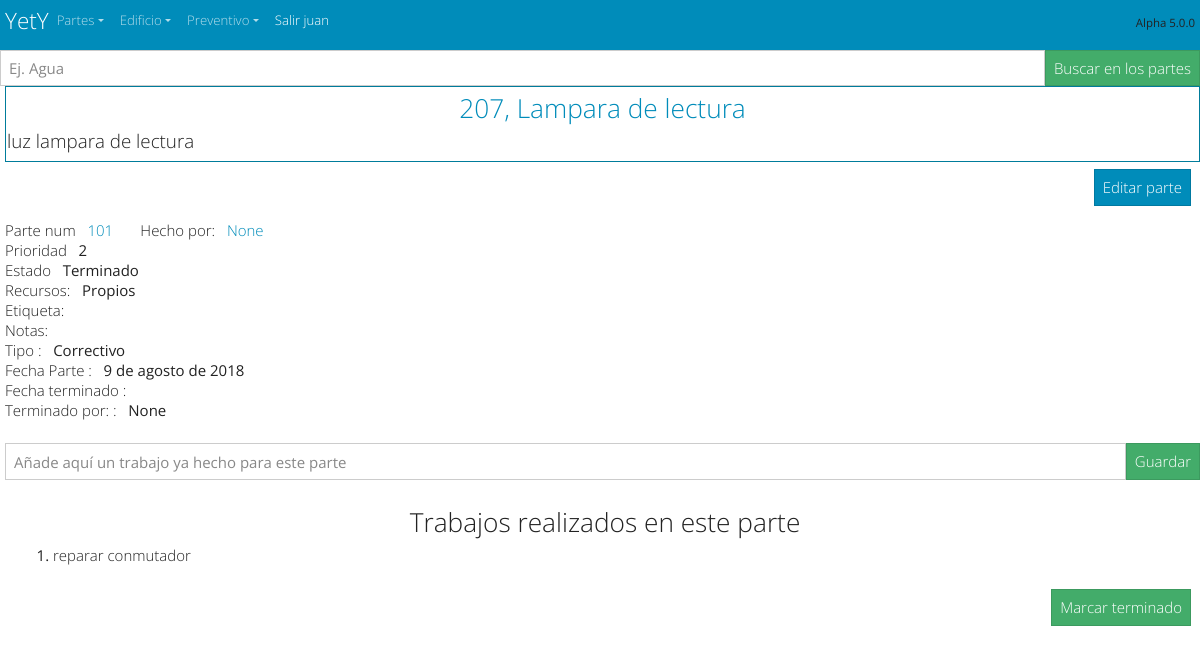
The app's page /partes/101 (signed in) with its own data.
### partes/models.py (models this page shows, shortened)
class Ot_Parte(models.Model):
    num_ot=models.AutoField(primary_key=True, verbose_name='numero de Ot', help_text="numero de orden de trabajo")
    ubicacion_ot=models.ForeignKey('Ot_Ubicaciones',max_length=30,verbose_name='Ubicación', help_text="Numero de Habitación o ubicación",on_delete=models.SET_NULL,null=True)
    elemento_ot =models.ForeignKey('Ot_Elementos',  max_length=30,verbose_name='Elemento',  help_text="Elemento, Objeto o Aparato",      on_delete=models.SET_NULL,null=True)
    descripcion_ot=models.CharField(max_length=300,verbose_name='Descripción', help_text="Descripción del problema")
    fecha_ot=models.DateField(auto_now_add=True,verbose_name='Fecha del parte')
    fecha_cambio_ot=models.DateField(auto_now=True,verbose_name='Fecha del ultimo cambio')
    fecha_hora_cambio_ot=models.DateTimeField(auto_now=True,verbose_name='Fecha y hora del ultimo cambio')
    fecha_hora_terminado_ot=models.DateTimeField(null=True,blank=True, verbose_name='Fecha y hora de la terminacion del parte', )
    PRIORIDADES=(('1','Urgente') ,('2','Provoca daños') , ('3','Molesta al cliente' ), ('4', 'Mala imagen' ),('5','Legal'))
    prioridad_ot=models.CharField(max_length=30, blank=True, default='1',choices=PRIORIDADES)
    ESTADOS_DE_OT=[ ('Pendiente','Pendiente'),('En Curso','En Curso'),('Terminado','Terminado'), ("Inversion","Inversion"), ('En espera','En espera'), ("Otro","Otro")]
    estado_ot=models.CharField (max_length=30,default='Pendiente', choices=ESTADOS_DE_OT)
    RECURSOS_PROP_O_EXT=[('Propios','Recursos Propios'), ('externos','Recursos externos'),('mixtos','mixtos') ]
    recursos_ot=models.CharField (max_length=30,default='Propios', choices=RECURSOS_PROP_O_EXT)#(Recursos propios o externos)
    etiqueta_ot=models.CharField( default='',blank=True, max_length=30,help_text="Poner una etiqueta a este parte")
    notas_ot=models.CharField(default='',max_length=30, blank=True, help_text="Poner una nota a este parte") #        falta por definir (Nota para relacionar)
    CORRECTIVO_PREVENTIVO_LEGAL_SERVICIO=[('Correctivo','Correctivo'),('Preventivo','Preventivo'),('Legal','Legal'),('Servicio o Ayuda','Servicio o Ayuda'),('Atencion cliente','Atencion cliente')]
    tipo_aviso_ot=models.CharField(max_length=30,default='Correctivo',choices=CORRECTIVO_PREVENTIVO_LEGAL_SERVICIO) # correctivo, preventivo, servicio
    Usuario_ot=models.ForeignKey(User,related_name="Usuario_ot",default=1,on_delete=models.SET_NULL, null=True,blank=True,help_text="usuario que ha hecho este parte")
    Tecnico_ot=models.ForeignKey(User,related_name="Tecnico_ot",default=1,on_delete=models.SET_NULL, null=True,blank=True, help_text="Tecnico que tiene este parte")
    Tecnico_fin_parte_ot=models.ForeignKey(User,related_name="Tecnico_fin_parte_ot",default=1,on_delete=models.SET_NULL, null=True,blank=True,  help_text="Tecnico que tiene este parte")
    borrame_ot=models.CharField(default='',max_length=30, blank=True, help_text="Poner una nota a este parte") #        falta por definir (Nota para relacionar)
    class Meta:
        ordering = ["-num_ot"]

class Ot_Ubicaciones(models.Model):
    ubicacion_ub=models.CharField(primary_key=True, max_length=30)
    class Meta:
        ordering = ['ubicacion_ub']
    def __str__(self):
        return '{}'.format(self.ubicacion_ub)

class Ot_Elementos(models.Model):
    elemento_el=models.CharField(primary_key=True, max_length=30)
    elemento_en_hab=models.BooleanField(default= False,  verbose_name='Está en hab?',  help_text="Está en hab?")
    elemento_en_AyB=models.BooleanField(default= False,  verbose_name='Está en AyB?',  help_text="Está en AyB?")
    elemento_en_varios=models.BooleanField(default= False,  verbose_name='Está en varios?',  help_text="Está en varios?")
    class Meta:
        ordering = ["elemento_el"]
    def __str__(self):
        return '{}'.format(self.elemento_el)

class Ot_Trabajos(models.Model):
    num_tra=models.AutoField(primary_key=True,verbose_name='Numero TRA', help_text="Numero de Trabajo")
    num_ot_tra=models.ForeignKey('Ot_Parte',verbose_name='Num de parte', help_text="Num de parte",on_delete=models.CASCADE)
    descripcion_tra=models.CharField(max_length=300,verbose_name='Descripción', help_text="Descripción del Trabajo")
    fecha_tra=models.DateField(auto_now_add=True,verbose_name='Fecha del trabajo')
    fecha_cambio_tra=models.DateField(auto_now=True,verbose_name='Fecha del ultimo cambio')
    fecha_hora_cambio_tra=models.DateTimeField(auto_now=True,verbose_name='Fecha y hora del ultimo cambio')
    Usuario_tra=models.ForeignKey(User,related_name="Usuario_tra",default=1,on_delete=models.SET_NULL, null=True,blank=False,help_text="usuario que ha hecho este trabajo")
    class Meta:
        ordering = ["-fecha_cambio_tra"]

### partes/views.py (the view)
def DetalleParte(request,pk):
    ot_parte = Ot_Parte.objects.get(num_ot=pk)
    Lista_trabajos = Ot_Trabajos.objects.filter(num_ot_tra=pk).order_by('-fecha_hora_cambio_tra')
    if request.method == "POST":
        form = Trabajo_nuevo_en_parte (request.POST)
        print("----------------------------------------")
        print(form)
        if form.is_valid():
            print("+++++++++++++++++++++++++++++")
            form.save()
        return redirect('Detalle_Parte',pk)
    else:
        form=Trabajo_nuevo_en_parte(initial={'num_ot_tra': pk})
    form_trabajos=form
    return render (request,'ot_parte_detail.html',{"ot_parte":ot_parte,'form_trabajos':Lista_trabajos,"form_trabajo_nuevo":form_trabajos})

### partes/forms.py
class Trabajo_nuevo_en_parte(forms.ModelForm):
    class Meta:
        model=Ot_Trabajos
        ordering = ["-fecha_cambio_tra"]
        fields= [
            'num_ot_tra',
            'descripcion_tra'
        ]
        widgets={
            'num_ot_tra':forms.TextInput(attrs={'class':'form-control'} ),
            'descripcion_tra':forms.TextInput(attrs={'class':'form-control','placeholder': 'Añade aquí un trabajo ya hecho para este parte'}),
         }
        labels={
             'num_ot_tra':'Numero de parte',
             'descripcion_tra':'Descripcion de trabajo',
          }

### partes/templates/ot_parte_detail.html (shortened to what this page needs)
<!doctype html>
<html lang="es">
{% extends "start.html" %}
{% block content %}
{% load static %}
<link rel="stylesheet" href="{% static '/css/partes.css' %}">
<form action="/partes/encontrar_partes/" method="get">
    <div style= "display: flex;  justify-content: center; ">
              <input class="form-control" type="text" name="palabra" placeholder="Ej. Agua">
              <input class="btn btn-success"     type="submit" value="Buscar en los partes">
    </div>
</form>
<div style="padding-left: 5px">
    <div class="cabecera"><a href='/partes/ubicacion/{{ ot_parte.ubicacion_ot}}'><h3> {{ ot_parte.ubicacion_ot }}</a><a href='/partes/elemento/{{ ot_parte.elemento_ot }}'>,    {{ ot_parte.elemento_ot }}</h3> </a><h5>  {{ ot_parte.descripcion_ot}}  </h5></div>
    <div style= "display: flex; justify-content: right;" class="btn"> <a href="edit/{{ ot_parte.pk }}" class="btn btn-primary">Editar parte</a></div>
    <div style= "display: flex; justify-content: left;height: 20px;"><a><h6>Parte num</h6> </a> &nbsp; &nbsp; <a href='edit/{{ ot_parte.pk }}'  >{{ ot_parte.pk }} </a>&nbsp; &nbsp; &nbsp; &nbsp; <h6>Hecho por:</h6> </a> &nbsp; &nbsp; <a href='usuario/{{ user }}'  >{{ ot_parte.Usuario_ot }} </a></div>
    <div style= "display: flex; justify-content: left;height: 20px;"><a><h6>Prioridad</h6> </a>  &nbsp; &nbsp; <a><strong> {{ ot_parte.prioridad_ot }}</strong></a></div>
    <div style= "display: flex; justify-content: left;height: 20px;"><a><h6>Estado </h6></a> &nbsp; &nbsp; <a><strong>{{ ot_parte.estado_ot }}</strong></a></div>
    <div style= "display: flex; justify-content: left;height: 20px;"><a><h6>Recursos: </h6></a>&nbsp; &nbsp; <a><strong>{{ ot_parte.recursos_ot }}</strong></a></div>
    <div style= "display: flex; justify-content: left;height: 20px;"><a><h6>Etiqueta:</h6></a>&nbsp; &nbsp; <a><strong>{{ ot_parte.etiqueta_ot }}</strong></a></div>
    <div style= "display: flex; justify-content: left;height: 20px;"><a><h6>Notas:</h6></a>&nbsp; &nbsp;<a><strong>{{ ot_parte.notas_ot }}</strong></a></div>
    <div style= "display: flex; justify-content: left;height: 20px;"><a><h6>Tipo :</h6></a>&nbsp; &nbsp;<a><strong>{{ ot_parte.tipo_aviso_ot }}</strong></a></div>
    <div style= "display: flex; justify-content: left;height: 20px;"><a><h6>Fecha Parte : </h6></a>&nbsp; &nbsp;<a><strong>{{ ot_parte.fecha_ot }}</strong></a></div>
    <div style= "display: flex; justify-content: left;height: 20px;"><a><h6>Fecha terminado : </h6></a>&nbsp; &nbsp;<a><strong>{{ ot_parte.fecha_hora_terminado_ot|date:" d  M Y"  }}</strong></div>
    <div style= "display: flex; justify-content: left;height: 20px;"><a><h6>Terminado por: : </h6></a>&nbsp; &nbsp;<a><strong>{{ ot_parte.Tecnico_fin_parte_ot }}</strong>
</div>
<br>
<form method="POST" class="post-form">{% csrf_token %}
    <div style= "display: flex; justify-content: center;">
         {{form_trabajo_nuevo.descripcion_tra}}          <button type="submit" class="btn btn-success">Guardar</button>
    </div>
</form>
<br>
<div>
    <h3 style="padding-left: 5px">Trabajos realizados en este parte</h3>
    <ol type="1"; style="padding-left: 3rem" >
    {% for form_trabajos in form_trabajos %}
     <li><a>{{ form_trabajos.descripcion_tra }}</a></li>
    {% endfor %}
    </ol>
</div>
<div style= "display: flex; justify-content: right;">
    <div class="btn "> <a href="Marcar_Terminado/{{ ot_parte.pk }}" class="btn btn-success">Marcar terminado</a></div>
</div>
{% endblock %}

### cabecera/templates/navbar_start.html (shortened to what this page needs)
<body>
  <nav  class="navbar navbar-expand navbar-dark bg-primary" style="margin: 0px; padding: 5px" >
    <div class="container-fluid">
      <a  class="navbar-brand" style="margin: 0px; padding: 0px" href="/"><hgroup style="margin: 0px; padding: 0px"><h4 >YetY </h4>  </hgroup></a>
      {% if  user.is_authenticated %}
  <div  class="collapse navbar-collapse" id="navbarColor01">
        <ul class="navbar-nav me-auto">
          <li class="nav-item dropdown">
            <a class="nav-link dropdown-toggle" data-bs-toggle="dropdown" href="#" role="button" aria-haspopup="true" aria-expanded="false">Partes</a>
          </li>
          <li class="nav-item dropdown">
            <a class="nav-link dropdown-toggle" data-bs-toggle="dropdown" href="#" role="button" aria-haspopup="true" aria-expanded="false">Edificio</a>
          </li>
          <li class="nav-item dropdown">
            <a class="nav-link dropdown-toggle" data-bs-toggle="dropdown" href="#" role="button" aria-haspopup="true" aria-expanded="false">Preventivo</a>
          </li>
          <li class="nav-item active">
            <a class="nav-link " href="/accounts/logout/ " >Salir {{ user }}</a>
          </li>
        </ul>
        <h6> <small><small> Alpha 5.0.0  </small></small></h6>
      </div>
    </div>
    {% endif %}
  </nav>
</body>

### cabecera/static/css/start.css (style rules this page uses)
h1, h2, h3 { text-align: center; margin: 5px; }

### partes/static/css/partes.css (style rules this page uses)
a { margin-bottom: 0.5rem; font-family: inherit; font-weight: 300; line-height: 1.2; }
.cabecera { grid-column:1/7 ; padding: 1px; border: 1px solid #007C9B; }

### records on screen
Ot_Parte: ubicacion_ot "207", elemento_ot "Lampara de lectura", descripcion_ot "luz lampara de lectura", pk "101", Usuario_ot "None", prioridad_ot "2", estado_ot "Terminado", recursos_ot "Propios", tipo_aviso_ot "Correctivo", fecha_ot "9 de agosto de 2018", Tecnico_fin_parte_ot "None"
Ot_Trabajos: descripcion_tra "reparar conmutador"

### other values on screen
{{ user }} "juan"
